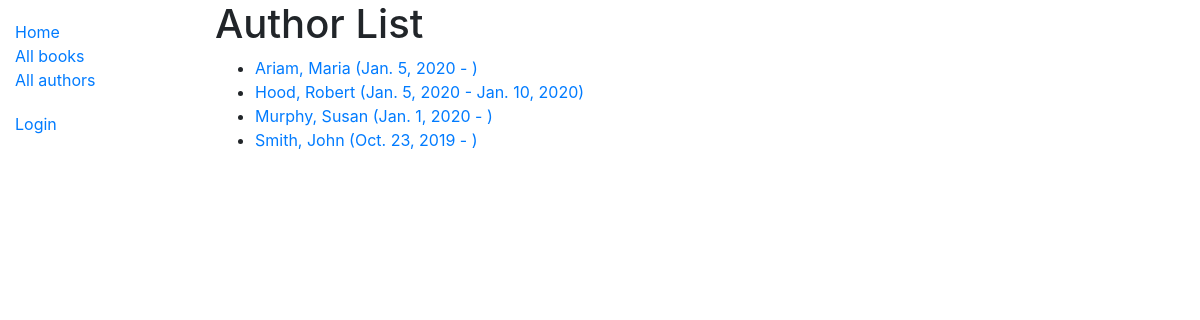
The app's page /catalog/authors/, older data.
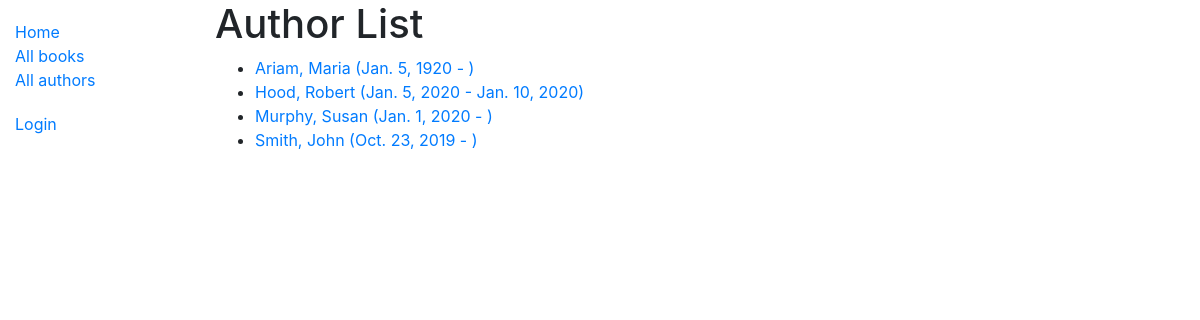
The same page, newer data.
### catalog/models.py (models this page shows)
class Author(models.Model):
    first_name = models.CharField(max_length=100)
    last_name = models.CharField(max_length=100)
    date_of_birth = models.DateField(null=True, blank=True)
    date_of_death = models.DateField('Died', null=True, blank=True)
    class Meta:
        ordering = ['last_name', 'first_name']
    def get_absolute_url(self):
        return reverse('author-detail', args=[str(self.id)])
    def __str__(self):
        return f'{self.last_name}, {self.first_name}'

### catalog/views.py (the view)
# urls.py: path('authors/', views.AuthorListView.as_view(), name='authors'),
class AuthorListView(generic.ListView):
    model = Author
    paginate_by = 10

### catalog/templates/catalog/author_list.html
{% extends "base_generic.html" %}
{% block content %}
  <h1>Author List</h1>
  {% if author_list %}
  <ul>
    {% for author in author_list %}
      <li>
        <a href="{{ author.get_absolute_url }}">
        {{ author }} ({{ author.date_of_birth }} - {% if author.date_of_death %}{{ author.date_of_death }}{% endif %})
        </a>
      </li>
    {% endfor %}
  </ul>
  {% else %}
    <p>There are no authors.</p>
  {% endif %}
{% endblock %}

Row changes from the older to the newer data that the page shows:
changed Author "Ariam, Maria": date_of_birth "Jan. 5, 2020" → "Jan. 5, 1920"
